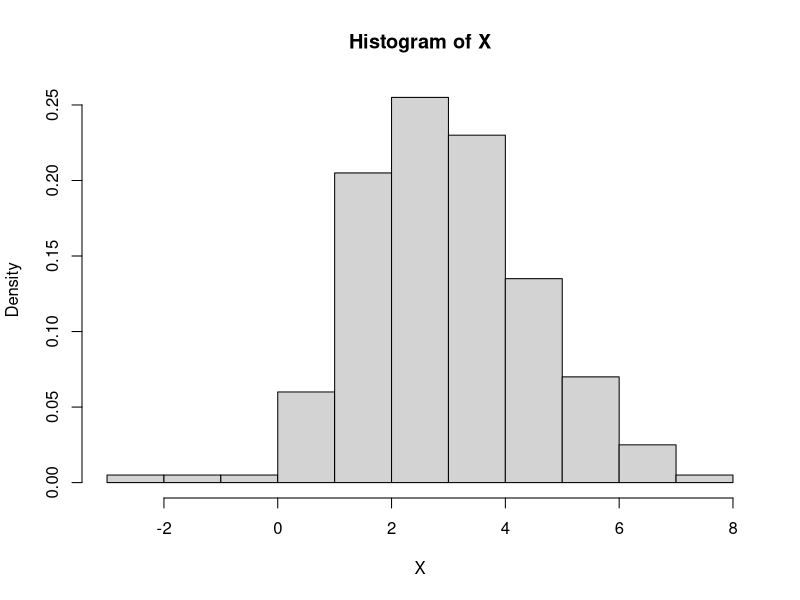

Source code (R):
## ---- chunk 1
n = 200
m = 3
s = sqrt(2)
X = rnorm(n, mean=m, sd=s)
hist(X, freq=FALSE)
## ---- chunk 2
ic_mean_known_variance = function(X, sd, alpha=0.05) {
  mean_X = mean(X)
  q = qnorm(1 - alpha / 2)
  return(c(left=mean_X - sd / sqrt(n) * q, right=mean_X + sd / sqrt(n) * q))
}

ic_mean_known_variance(X, sd=sqrt(2))
## ---- chunk 3
B = 1000
X = matrix(rnorm(B * n, m, s), nrow=n, ncol=B)
## ---- chunk 4
ics = apply(X, 2, (function(X) ic_mean_known_variance(X, sd=s)))
## ---- chunk 5
is_parameter_in = function(m, ic) {
  return((ic["left"] <= m) && (m <= ic["right"]))
}

mean(apply(ics, 2, (function(ic) is_parameter_in(m, ic))))
## ---- chunk 6
test_mean_known_variance = function(X, m0, sd) {
  statistic = sqrt(n) * abs(mean(X) - m0) / sd
  p.value = 2 * (1 - pnorm(statistic))
  return(c(statistic=statistic, p.value=p.value))
}
## ---- chunk 7
test_mean_known_variance(X, m0=3.1, sd=s)
## ---- chunk 8
test_mean_known_variance(X, m0=2.5, sd=s)
## ---- chunk 9
test_mean_bis_known_variance = function(X, m0, sd) {
  statistic = sqrt(n) * (mean(X) - m0) / sd
  p.value = pnorm(statistic)
  return(c(statistic=statistic, p.value=p.value))
}
## ---- chunk 10
test_mean_bis_known_variance(X, m0=2.8, sd=s)
## ---- chunk 11
test_mean_bis_known_variance(X, m0=3.2, sd=s)
